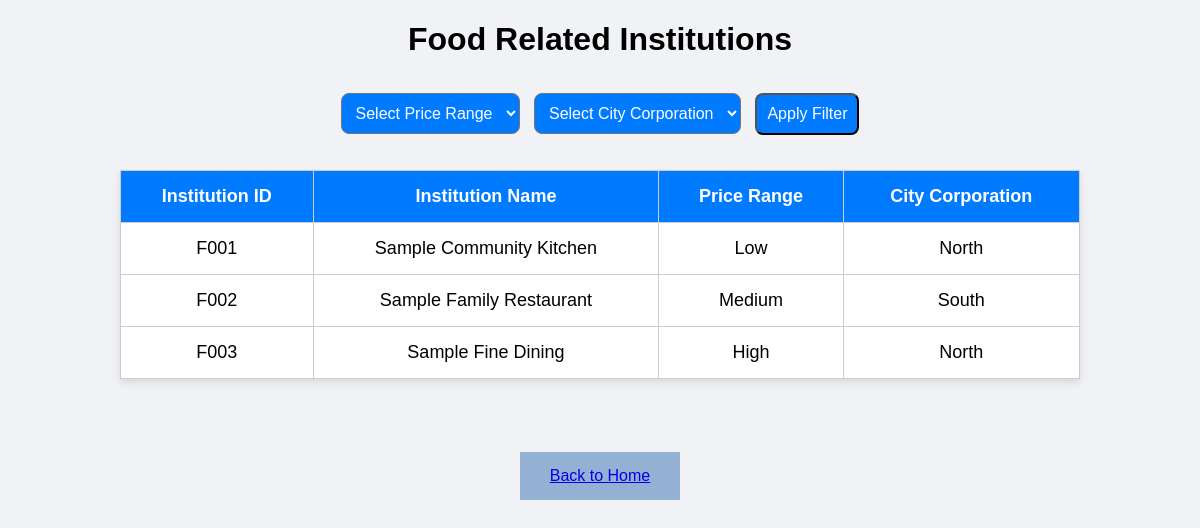
The page /food.php (signed in) on the database its author committed.
### tables this page shows
CREATE TABLE human_rights_institution (
  Id               VARCHAR(10)  PRIMARY KEY,
  Institution_Name VARCHAR(150) NOT NULL,
  Price_Range      VARCHAR(30)  NOT NULL,
  City_corporation VARCHAR(10)  NOT NULL   
);

### food.php (the view, shortened to what this page needs)
<?php
include 'db_connect.php';
$sql = "SELECT * FROM human_rights_institution WHERE Id LIKE 'F%'";
$result = $conn->query($sql);
?>
<!DOCTYPE html>
<html lang="en">
<head>
</head>
<body>
<h1>Food Related Institutions</h1>
<form method="POST" class="filter-form">
    <select name="price_range">
        <option value="">Select Price Range</option>
    </select>
    <select name="city_corporation">
        <option value="">Select City Corporation</option>
    </select>
    <button type="submit" name="filter">Apply Filter</button>
</form>
<?php
if ($result->num_rows > 0) {
    echo "<table>";
    echo "<tr><th>Institution ID</th><th>Institution Name</th><th>Price Range</th><th>City Corporation</th></tr>";
    while($row = $result->fetch_assoc()) {
        echo "<tr>";
        echo "<td>" . $row['Id'] . "</td>";
        echo "<td>" . $row['Institution_Name'] . "</td>";
        echo "<td>" . $row['Price_Range'] . "</td>";
        echo "<td>" . $row['City_corporation'] . "</td>";
        echo "</tr>";
    }
    echo "</table>";
} else {
    echo "<p>No Institutions Found.</p>";
}
?>
<br>
<a href="home.php" style="display:block; margin: 25px auto; width: fit-content; background: rgb(147, 177, 211);padding: 15px 30px;">Back to Home</a>
</body>
</html>

### food.php (style rules this page uses)
body { font-family: Arial, sans-serif; background:rgb(240, 242, 245); margin: 0; padding: 0; text-align: center; }
.filter-form { margin-top: 30px; }
.filter-form select, .filter-form button { padding: 10px; font-size: 16px; margin: 5px; border-radius: 8px; background-color:rgb(0, 123, 255); color: white; }
table { margin: 30px auto; width: 80%; border-collapse: collapse; background: white; box-shadow: 0 4px 8px rgba(0, 0, 0, 0.1); }
th, td { padding: 15px; border: 1px solid #ccc; font-size: 18px; }
th { background-color: rgb(0, 123, 255); color: white; }

### rows shown on the page
human_rights_institution: Id "F001", Institution_Name "Sample Community Kitchen", Price_Range "Low", City_corporation "North"
human_rights_institution: Id "F002", Institution_Name "Sample Family Restaurant", Price_Range "Medium", City_corporation "South"
human_rights_institution: Id "F003", Institution_Name "Sample Fine Dining", Price_Range "High", City_corporation "North"
